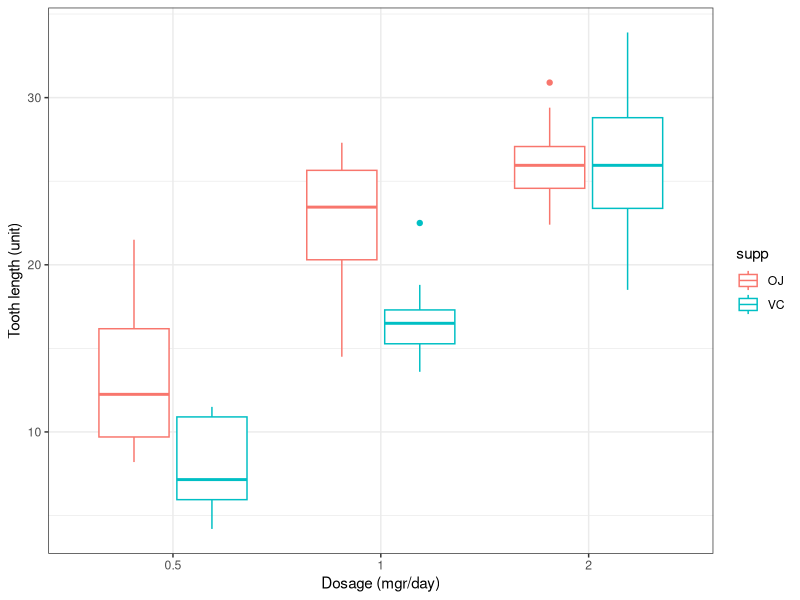

Recreate this plot in R. (Note: this script raises an error after producing the figure.)
## ---- chunk 1
knitr::opts_chunk$set(echo = TRUE)
## ---- chunk 2
summary(ToothGrowth)
## ---- chunk 3
library(ggplot2)
ggplot(ToothGrowth, aes(x= as.factor(dose), y=len))+
  geom_boxplot(aes(color=supp))+
  xlab('Dosage (mgr/day)')+ ylab('Tooth length (unit)')+
 # ggtitle('Tooth growth VS vitamin C dose by supplement')+
  theme_bw()

## ---- chunk 4
t.test(x=ToothGrowth$dose,y=ToothGrowth$len)[[4]][1:2]
## ---- chunk 5
t.test(len ~ supp, paired=FALSE, var.equal=FALSE, data=ToothGrowth)[[4]][1:2]
## ---- chunk 6
t.test(len ~ supp, paired=FALSE, var.equal=FALSE,
       data=ToothGrowth[which(ToothGrowth$dose==.5),])[[4]][1:2]
## ---- chunk 7
t.test(len ~ supp, paired=FALSE, var.equal=FALSE,
       data=ToothGrowth[which(ToothGrowth$dose==1),])[[4]][1:2]
## ---- chunk 8
t.test(len ~ supp, paired=FALSE, var.equal=FALSE,
       data=ToothGrowth[which(ToothGrowth$dose==2),])[[4]][1:2]
